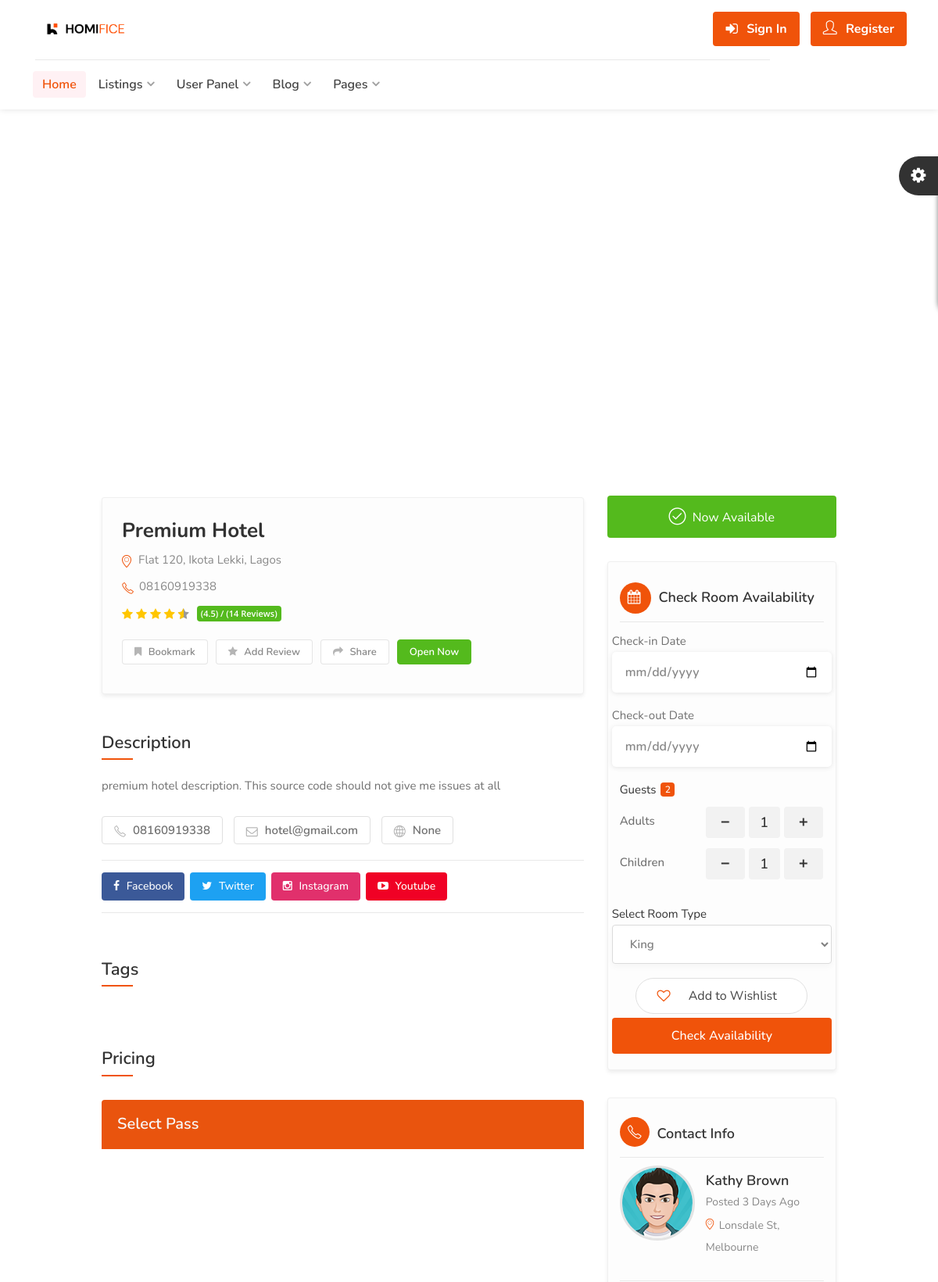
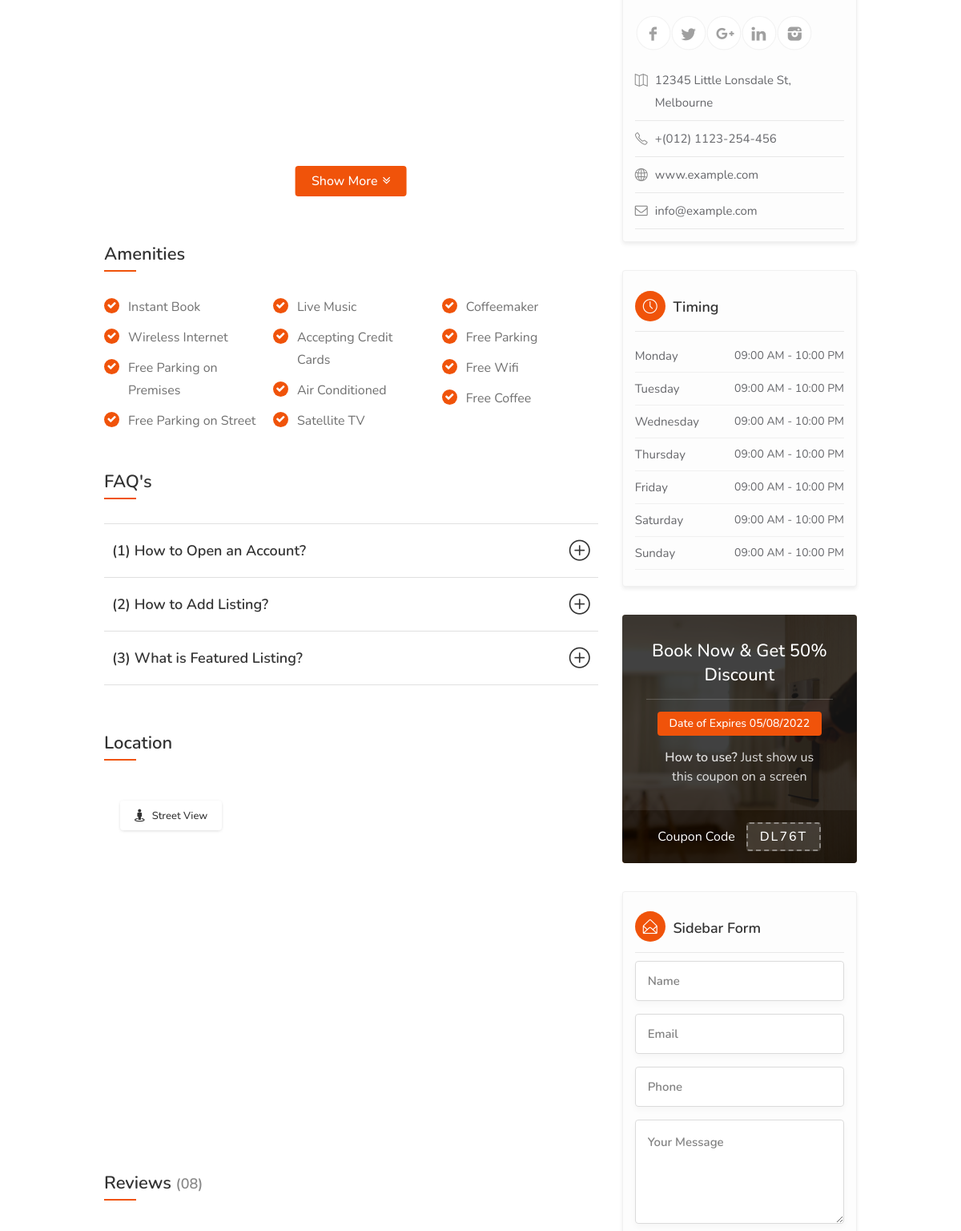
The app's page /detail/premium-hotel/ (upper part) with its own data (2 pictures, top to bottom).
### hotel/models.py (models this page shows, shortened)
class Hotel(models.Model):
    user = models.ForeignKey(User, on_delete=models.SET_NULL, null=True) #the hotel lister
    name = models.CharField(max_length=255)
    description = CKEditor5Field(null=True, blank=True, config_name='extends')
    image = models.FileField(upload_to="hotel_gallery")
    address = models.CharField(max_length=500)
    mobile = models.CharField(max_length=20)
    email = models.EmailField()
    status = models.CharField(max_length=20, choices=HOTEL_STATUS, default="Live")
    tags = TaggableManager(blank=True)
    views = models.IntegerField(default=0)
    featured = models.BooleanField(default=False)
    hotelID = ShortUUIDField(unique=True, length=10, max_length=20, alphabet="abcdefghijklmnopqrstuvwxyz")
    slug = models.SlugField(unique=True)
    date = models.DateTimeField(auto_now_add=True)
    website = models.CharField(max_length=2048, null=True, blank=True)
    facebook = models.CharField(max_length=2048, null=True, blank=True)
    twitter = models.CharField(max_length=2048, null=True, blank=True)
    instagram = models.CharField(max_length=2048, null=True, blank=True)
    youtube = models.CharField(max_length=2048, null=True, blank=True)
    def thumbnail(self):
        if self.image:
            return mark_safe("<img src='%s' width='50' height='50' style='object-fit: cover; border-radius 7px;' />" % (self.image.url))
        return "No Image"
    thumbnail.short_description = 'Thumbnail'
    def hotel_gallery(self):
        return HotelGallery.objects.filter(hotel=self)
    def hotel_room_types(self):
        return RoomType.objects.filter(hotel=self)

### hotel/views.py (the view)
# urls.py: path("detail/<slug>/", views.hotel_detail, name="hotel_detail"),
def hotel_detail(request, slug):
    hotel = Hotel.objects.get(status="Live", slug=slug)
    context = {
          "hotel":hotel,
    }
    return render(request, "hotel/hotel_detail.html", context)

### templates/hotel/hotel_detail.html (shortened to what this page needs)
{% extends 'partials/base.html' %}
{% load static %}
{% block content %}
<div id="utf_listing_gallery_part" class="utf_listing_section">
    <div class="utf_listing_slider utf_gallery_container margin-bottom-0">
    </div>
</div>
<div class="container">
    <div class="row utf_sticky_main_wrapper">
        <div class="col-lg-8 col-md-8">
            <div id="titlebar" class="utf_listing_titlebar">
                <div class="utf_listing_titlebar_title">
                    <h1>{{hotel.name}}</h1>
                    <span> <a href="#utf_listing_location" class="listing-address"> <i class="sl sl-icon-location"></i>
                            {{hotel.address}}</a> </span>
                    <span class="call_now"><i class="sl sl-icon-phone"></i> {{hotel.mobile}} </span>
                    <div class="utf_star_rating_section" data-rating="4.5">
                        <div class="utf_counter_star_rating">(4.5) / (14 Reviews)</div>
                    </div>
                    <ul class="listing_item_social">
                        <li><a href="#"><i class="fa fa-bookmark"></i> Bookmark</a></li>
                        <li><a href="#"><i class="fa fa-star"></i> Add Review</a></li>
                        <li><a href="#"><i class="fa fa-share"></i> Share</a></li>
                        <li><a href="#" class="now_open">Open Now</a></li>
                    </ul>
                </div>
            </div>
            <div id="utf_listing_overview" class="utf_listing_section">
                <h3 class="utf_listing_headline_part margin-top-30 margin-bottom-30">Description</h3>
                <p>{{ hotel.description|safe }}</p>
                <div id="utf_listing_tags"
                    class="utf_listing_section listing_tags_section margin-bottom-10 margin-top-0">
                    <a href="#"><i class="sl sl-icon-phone" aria-hidden="true"></i> {{hotel.mobile}} </a>
                    <a href="#"><i class="fa fa-envelope-o" aria-hidden="true"></i> {{hotel.email}} </a>
                    <a href="#"><i class="sl sl-icon-globe" aria-hidden="true"></i> {{hotel.website}} </a>
                </div>
                <div class="social-contact">
                    <a href="{{hotel.facebook}}" class="facebook-link"><i class="fa fa-facebook"></i> Facebook</a>
                    <a href="{{hotel.twitter}}" class="twitter-link"><i class="fa fa-twitter"></i> Twitter</a>
                    <a href="{{hotel.instagram}}" class="instagram-link"><i class="fa fa-instagram"></i> Instagram</a>
                    <a href="{{hotel.youtube}}" class="youtube-link"><i class="fa fa-youtube-play"></i> Youtube</a>
                </div>
            </div>
            <div id="utf_listing_tags" class="utf_listing_section listing_tags_section">
                <h3 class="utf_listing_headline_part margin-top-40 margin-bottom-40">Tags</h3>
            </div>
            <div class="utf_listing_section">
                <h3 class="utf_listing_headline_part margin-top-50 margin-bottom-40">Pricing</h3>
                <div class="show-more">
                    <div class="utf_pricing_list_section">
                        <h4>Select Pass</h4>
                    </div>
                </div>
                <a href="#" class="show-more-button" data-more-title="Show More" data-less-title="Show Less"><i
                        class="fa fa-angle-double-down"></i></a>
            </div>
            <div id="utf_listing_amenities" class="utf_listing_section">
                <h3 class="utf_listing_headline_part margin-top-50 margin-bottom-40">Amenities</h3>
                <ul class="utf_listing_features checkboxes margin-top-0">
                    <li>Instant Book</li>
                    <li>Wireless Internet</li>
                    <li>Free Parking on Premises</li>
                    <li>Free Parking on Street</li>
                    <li>Live Music</li>
                    <li>Accepting Credit Cards</li>
                    <li>Air Conditioned</li>
                    <li>Satellite TV</li>
                    <li>Coffeemaker</li>
                    <li>Free Parking</li>
                    <li>Free Wifi</li>
                    <li>Free Coffee</li>
                </ul>
            </div>
            <div id="utf_listing_faq" class="utf_listing_section">
                <h3 class="utf_listing_headline_part margin-top-50 margin-bottom-40">FAQ's</h3>
                <div class="style-2">
                    <div class="accordion">
                        <h3><i
                                class="sl sl-icon-plus"></i> (1) How to Open an Account?</h3>
                        <h3><i
                                class="sl sl-icon-plus"></i> (2) How to Add Listing?</h3>
                        <h3><i
                                class="sl sl-icon-plus"></i> (3) What is Featured Listing?</h3>
                    </div>
                </div>
            </div>
            <div id="utf_listing_location" class="utf_listing_section">
                <h3 class="utf_listing_headline_part margin-top-60 margin-bottom-40">Location</h3>
                <div id="utf_single_listing_map_block">
                    <div id="utf_single_listingmap" data-latitude="36.778259" data-longitude="-119.417931"
                        data-map-icon="im im-icon-Hamburger"></div>
                    <a href="#" id="utf_street_view_btn">Street View</a>
                </div>
            </div>
            <div id="utf_listing_reviews" class="utf_listing_section">
                <h3 class="utf_listing_headline_part margin-top-75 margin-bottom-20">Reviews <span>(08)</span></h3>
            </div>
        </div>
        <div class="col-lg-4 col-md-4 margin-top-75 sidebar-search">
            <div class="verified-badge with-tip margin-bottom-30"
                data-tip-content="Purchase ticket has been verified and belongs business owner or manager."> <i
                    class="sl sl-icon-check"></i> Now Available</div>
                    <div class="utf_box_widget booking_widget_box shadow-lg p-30">
                        <h3><i class="fa fa-calendar"></i> Check Room Availability</h3>
                        <form class="row with-forms margin-top-0" method="POST">
                          <div class="select_date_box">
                            <label for="Checkin">Check-in Date</label>
                            <input type="date" id="date-picker" placeholder="Select Date">
                          </div>
                          <div class="select_date_box">
                            <label for="Checkout">Check-out Date</label>
                            <input type="date" id="date-picker" placeholder="Select Date">
                          </div>
                          <div class="with-forms">
                            <div class="col-lg-12">
                              <a href="#">Guests <span class="qtyTotal" name="qtyTotal">1</span></a>
                              <div class="panel-dropdown-content">
                                <div class="qtyButtons">
                                  <div class="qtyTitle">Adults</div>
                                  <input type="text" name="qtyInput" value="1">
                                </div>
                                <div class="qtyButtons">
                                  <div class="qtyTitle">Children</div>
                                  <input type="text" name="qtyInput" value="1">
                                </div>
                              </div>
                            </div>
                          </div>
                          <div class="with-forms margin-top-30">
                            <a href="#">Select Room Type</a>
                            <select name="room-type" class="utf_chosen_select_sing;e" required id="">
                              <option value="">King</option>
                            </select>
                          </div>
                          <button class="like-button add_to_wishlist"><span class="like-icon"></span> Add to Wishlist</button>
                          <button type="submit" class="utf_progress_button button fullwidth_block margin-top-5">Check
                            Availability</button>
                        </form>
                      </div>
            <div class="utf_box_widget margin-top-35">
                <h3><i class="sl sl-icon-phone"></i> Contact Info</h3>
                <div class="utf_hosted_by_user_title"> <a href="#" class="utf_hosted_by_avatar_listing"><img
                            src="images/dashboard-avatar.jpg" alt=""></a>
                    <h4><a href="#">Kathy Brown</a><span>Posted 3 Days Ago</span>
                        <span><i class="sl sl-icon-location"></i> Lonsdale St, Melbourne</span>
                    </h4>
                </div>
                <ul class="utf_social_icon rounded margin-top-10">
                    <li><a class="facebook" href="#"></a></li>
                    <li><a class="twitter" href="#"></a></li>
                    <li><a class="gplus" href="#"></a></li>
                    <li><a class="linkedin" href="#"></a></li>
                    <li><a class="instagram" href="#"></a></li>
                </ul>
                <ul class="utf_listing_detail_sidebar">
                    <li><i class="sl sl-icon-map"></i> 12345 Little Lonsdale St, Melbourne</li>
                    <li><i class="sl sl-icon-phone"></i> +(012) 1123-254-456</li>
                    <li><i class="sl sl-icon-globe"></i> <a href="#">www.example.com</a></li>
                    <li><i class="fa fa-envelope-o"></i> <a href="mailto:info@example.com">info@example.com</a></li>
                </ul>
            </div>
            <div class="utf_box_widget opening-hours margin-top-35">
                <h3><i class="sl sl-icon-clock"></i> Timing</h3>
                <ul>
                    <li>Monday <span>09:00 AM - 10:00 PM</span></li>
                    <li>Tuesday <span>09:00 AM - 10:00 PM</span></li>
                    <li>Wednesday <span>09:00 AM - 10:00 PM</span></li>
                    <li>Thursday <span>09:00 AM - 10:00 PM</span></li>
                    <li>Friday <span>09:00 AM - 10:00 PM</span></li>
                    <li>Saturday <span>09:00 AM - 10:00 PM</span></li>
                    <li>Sunday <span>09:00 AM - 10:00 PM</span></li>
                </ul>
            </div>
            <div class="opening-hours margin-top-35">
                <div class="utf_coupon_widget" style="background-image: url(images/coupon-bg-1.jpg);">
                    <div class="utf_coupon_overlay"></div>
                    <a href="#" class="utf_coupon_top">
                        <h3>Book Now & Get 50% Discount</h3>
                        <div class="utf_coupon_expires_date">Date of Expires 05/08/2022</div>
                        <div class="utf_coupon_used"><strong>How to use?</strong> Just show us this coupon on a screen
                        </div>
                    </a>
                    <div class="utf_coupon_bottom">
                        <p>Coupon Code</p>
                        <div class="utf_coupon_code">DL76T</div>
                    </div>
                </div>
            </div>
            <div class="utf_box_widget opening-hours margin-top-35">
                <h3><i class="sl sl-icon-envelope-open"></i> Sidebar Form</h3>
                <form id="contactform">
                    <div class="row">
                        <div class="col-md-12">
                            <input name="name" type="text" placeholder="Name" required="">
                        </div>
                        <div class="col-md-12">
                            <input name="email" type="email" placeholder="Email" required="">
                        </div>
                        <div class="col-md-12">
                            <input name="phone" type="text" placeholder="Phone" required="">
                        </div>
                        <div class="col-md-12">
                            <textarea name="comments" cols="40" rows="2" id="comments" placeholder="Your Message"
                                required=""></textarea>
                        </div>
                    </div>
                </form>
            </div>
        </div>
    </div>
</div>
{% endblock content %}

### static/css/mmenu.css (style rules this page uses)
:root { --mm-line-height:20px; --mm-listitem-size:44px; --mm-navbar-size:44px; --mm-offset-top:0; --mm-offset-right:0; --mm-offset-bottom:0; --mm-offset-left:0; --mm-color-border:rgba(0, 0, 0, 0.1); --mm-color-button:rgba(0, 0, 0, 0.3); --mm-color-text:rgba(0, 0, 0, 0.75); --mm-color-text-dimmed:rgba(0, 0, 0, 0.3); --mm-color-background:#f3f3f3; --mm-color-background-highlight:rgba(0, 0, 0, 0.05); --mm-color-background-emphasis:rgba(255, 255, 255, 0.4); --mm-shadow:0 0 10px rgba(0, 0, 0, 0.3) }

### static/css/style.css (style rules this page uses)
body { color: #707070; font-size: 15px; line-height: 28px; background-color: #fff; }
body p { font-size: 16px; line-height: 28px; }
body, h1, h2, h3, h4, h5, h6, input[type="text"], input[type="password"], input[type="email"], textarea, select, input[type="button"], input[type="submit"], button, #tiptip_content, .map-box p, .map-box div, .numerical-rating .utf_counter_star_rating, body .nav_responsive i.menu-trigger:after { font-family:'Nunito', sans-serif; text-transform: none; }
h1, h2, h3, h4, h5, h6 { color: #323232; }
* { margin: 0px; padding: 0px; box-sizing: border-box; }
label { display: block; margin: 0; }

### records on screen
Hotel: name "Premium Hotel", address "Flat 120, Ikota Lekki, Lagos", mobile "08160919338", description "premium hotel description. This source code should not give me issues at all", email "hotel@gmail.com", website "None"
